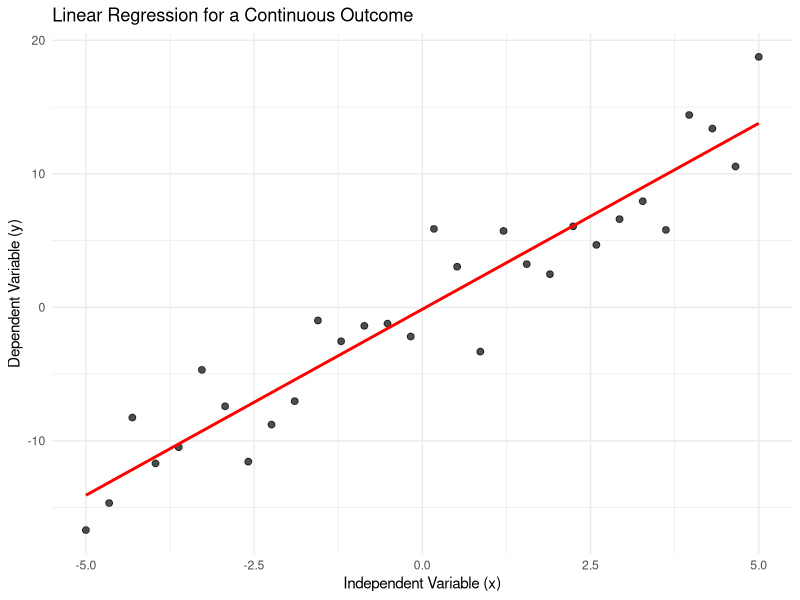
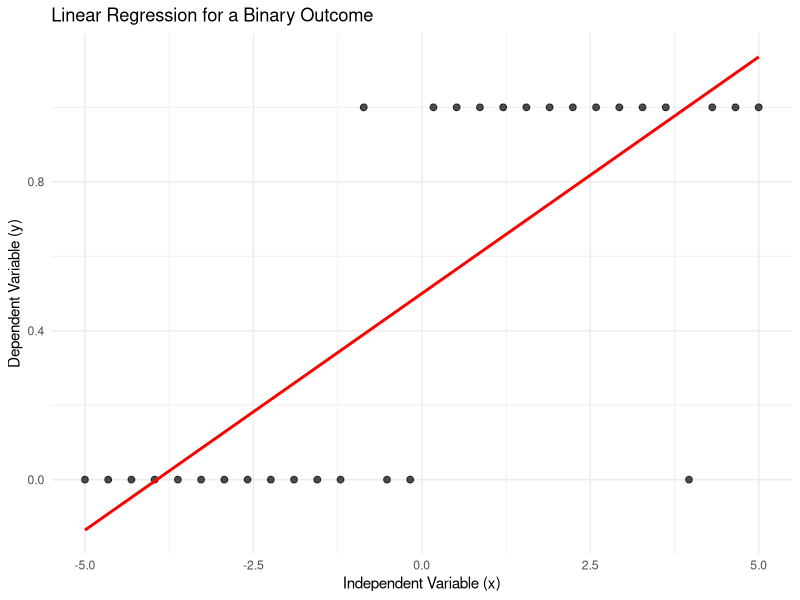
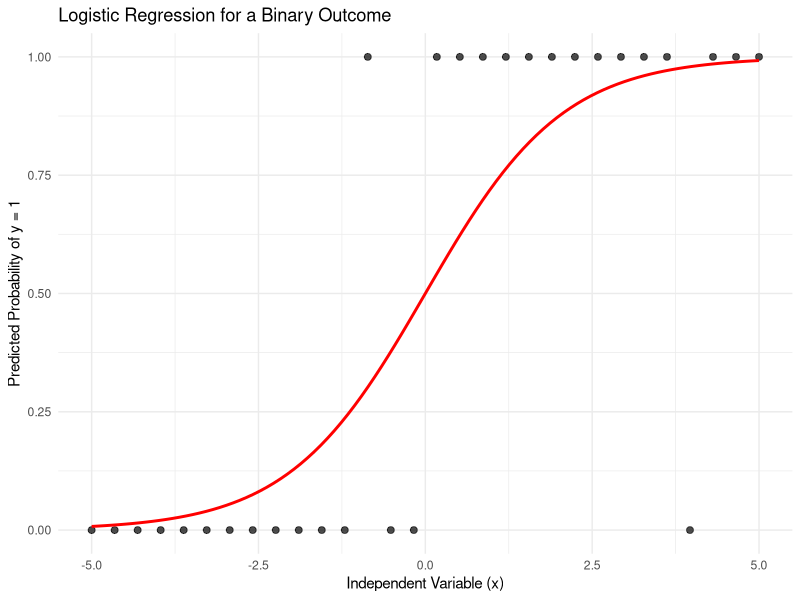

The R script that drew these images, in order: (Note: this script raises an error after producing the figures.)
# Code for Logistic Regression with glm()


# Generate linear and logistic regression plots for comparison

## Load necessary library
library(ggplot2)

## Set seed for reproducibility
set.seed(123)

## Generate a continuous dataset
x_cont <- seq(-5, 5, length.out = 30)  # Wider range for x
y_cont <- 3 * x_cont + rnorm(30, mean = 0, sd = 3)  # Spread out y with noise

## Fit a linear regression model
lin_model <- lm(y_cont ~ x_cont)

## Create a sequence of x values for the fitted regression line
x_vals <- seq(min(x_cont), max(x_cont), length.out = 100)
y_preds <- predict(lin_model, newdata = data.frame(x_cont = x_vals))

## Plot 1: Linear regression with continuous outcome
p1 <- ggplot(data = data.frame(x_cont, y_cont), aes(x = x_cont, y = y_cont)) +
  geom_point(size = 2, alpha = 0.7) +  # Data points
  geom_line(data = data.frame(x_cont = x_vals, y = y_preds), aes(x = x_cont, y = y), 
            color = "red", linewidth = 1) +  # Regression line
  labs(title = "Linear Regression for a Continuous Outcome",
       x = "Independent Variable (x)",
       y = "Dependent Variable (y)") +
  theme_minimal()

# 2. Generate a binary outcome dataset with smooth transition
x_bin <- seq(-5, 5, length.out = 30)  # X values
prob_y <- 1 / (1 + exp(-x_bin))  # Sigmoid function to generate probabilities
y_bin <- rbinom(30, size = 1, prob = prob_y)  # Convert probabilities to 0 or 1

## Fit a linear regression model on binary data
lin_model_bin <- lm(y_bin ~ x_bin)

## Predict values for the regression line
y_preds_bin <- predict(lin_model_bin, newdata = data.frame(x_bin = x_vals))

## Plot 2: Linear regression on binary outcome (bad fit)
p2 <- ggplot(data = data.frame(x_bin, y_bin), aes(x = x_bin, y = y_bin)) +
  geom_point(size = 2, alpha = 0.7) +  # Data points
  geom_line(data = data.frame(x_bin = x_vals, y = y_preds_bin), aes(x = x_bin, y = y), 
            color = "red", linewidth = 1) +  # Regression line
  labs(title = "Linear Regression for a Binary Outcome",
       x = "Independent Variable (x)",
       y = "Dependent Variable (y)") +
  theme_minimal()

## Fit a logistic regression model
logit_model <- glm(y_bin ~ x_bin, family = binomial)

## Predict probabilities for logistic regression
y_probs <- predict(logit_model, newdata = data.frame(x_bin = x_vals), type = "response")

## Plot 3: Logistic regression fit (good fit)
p3 <- ggplot(data = data.frame(x_bin, y_bin), aes(x = x_bin, y = y_bin)) +
  geom_point(size = 2, alpha = 0.7) +  # Data points
  geom_line(data = data.frame(x_bin = x_vals, y = y_probs), aes(x = x_bin, y = y), 
            color = "red", linewidth = 1) +  # Sigmoid curve
  labs(title = "Logistic Regression for a Binary Outcome",
       x = "Independent Variable (x)",
       y = "Predicted Probability of y = 1") +
  theme_minimal()

## Print all plots
print(p1)  # Continuous dataset with linear regression
print(p2)  # Binary dataset with linear regression (bad fit)
print(p3)  # Binary dataset with logistic regression (good fit)



# --------------------------------------------------------



# 1. Install and load necessary packages

## Install
install.packages("pROC")

## Load
library(pROC)


# 2. Load the dataset
data(mtcars)


# 3. Prepare the datast

## Preview the dataset
head(mtcars)

## Check the data typs of the columns
str(mtcars)

## Convert column `am` to factor
mtcars$am <- factor(mtcars$am,
                    levels = c(0, 1),
                    labels = c("automatic", "manual"))

## Check the result
str(mtcars)


# 4. Split the data

## Set seed for reproducibility
set.seed(300)

## Create a training index
train_index <- sample(1:nrow(mtcars),
                      nrow(mtcars) * 0.7)

## Create training and test sets
train_set <- mtcars[train_index, ]
test_set <- mtcars[-train_index, ]


# Build a logistic regression model
log_reg <- glm(am ~ .,
               data = train_set,
               family = "binomial")


# 5. Evaluate the model

## Get predictive probability
test_set$pred_prob <- predict(log_reg,
                              newdata = test_set,
                              type = "response")

## Predict the outcome
test_set$pred <- ifelse(test_set$pred_prob > 0.5,
                        1, # if greater -> manual
                        0) # if lower/equal -> auto

## Set column `pred ` as factor
test_set$pred <- factor(test_set$pred,
                        levels = c(0, 1),
                        labels = c("automatic", "manual"))

## Check the results
head(test_set[c("pred_prob", "pred", "am")])


## Create a confusion matrix
cm <- table(Predicted = test_set$pred,
            Actual = test_set$am)

## Print cm
print(cm)

## Compute accuracy
accuracy <- sum(diag(cm)) / sum(cm)

## Print accuracy
cat("Accuracy:", round(accuracy, 2))


## Get ROC

### Calcualte ROC
ROC <- roc(test_set$am,
           pred_prob)

### Plot ROC
plot(ROC,
     main = "ROC Curve",
     col = "blue",
     lwd = 2)


## Get AUC

### Calculate AUC
AUC <- auc(ROC)

### Print AUC
print(AUC)
